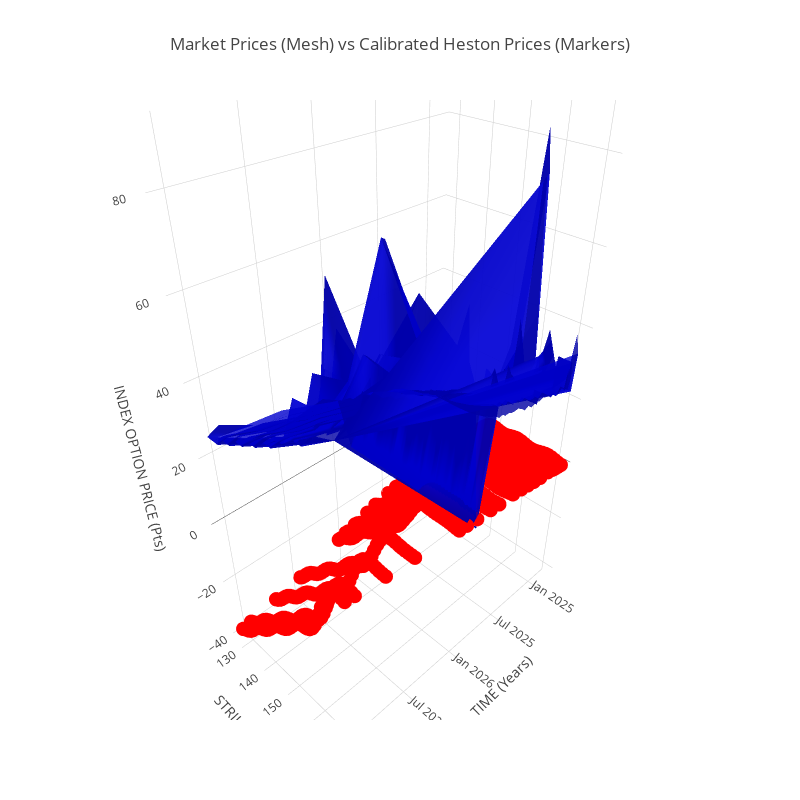

Notebook source saved alongside this figure:
### Code cell
def plot_mesh(volSurfaceLong):
    fig = go.Figure(data=[go.Mesh3d(x=volSurfaceLong.maturity, y=volSurfaceLong.strike, z=volSurfaceLong.price, color='mediumblue', opacity=0.8)])

    fig.add_scatter3d(x=volSurfaceLong.maturity, y=volSurfaceLong.strike, z=volSurfaceLong.heston_price, mode='markers', marker=dict(size=5, color='red'))

    fig.update_layout(
        title_text='Market Prices (Mesh) vs Calibrated Heston Prices (Markers)',
        scene = dict(xaxis_title='TIME (Years)',
                    yaxis_title='STRIKES (Pts)',
                    zaxis_title='INDEX OPTION PRICE (Pts)'),
        height=800,
        width=800,
    )

    return fig

print(plot_mesh(volSurfaceLong2).show())

### Figure 1 — Plotly figure (JSON) as saved in the notebook; plotly's stock layout.template omitted (floating-point values rounded to 4 significant figures; data arrays with more than 128 entries replaced by an {"elided": "..."} marker saying what was removed)
{"data": [{"color": "mediumblue", "opacity": 0.8, "type": "mesh3d", "x": {"elided": "1078 str values"}, "y": {"elided": "1078 float values"}, "z": {"elided": "1078 float values"}}, {"marker": {"color": "red", "size": 5}, "mode": "markers", "type": "scatter3d", "x": {"elided": "1078 str values"}, "y": {"elided": "1078 float values"}, "z": {"elided": "1078 float values"}}], "layout": {"height": 800, "scene": {"xaxis": {"title": {"text": "TIME (Years)"}}, "yaxis": {"title": {"text": "STRIKES (Pts)"}}, "zaxis": {"title": {"text": "INDEX OPTION PRICE (Pts)"}}}, "title": {"text": "Market Prices (Mesh) vs Calibrated Heston Prices (Markers)"}, "width": 800}}
